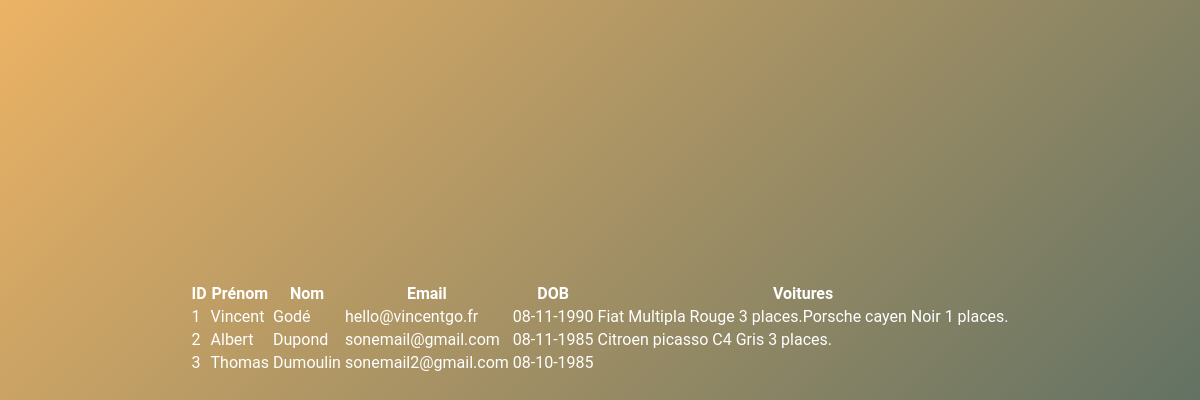
Screenshot of /users_read.php with the database file from the repository.
### tables this page shows
CREATE TABLE `users` (
  `id` int AUTO_INCREMENT NOT NULL,
  `firstname` varchar(255) NOT NULL,
  `lastname` varchar(255) NOT NULL,
  `email` varchar(255) NOT NULL,
  `birthday` datetime NOT NULL,
  PRIMARY KEY (`id`)
);

### class/Services/DataBaseService.php (called while the page is built, shortened)
<?php
class DataBaseService
{
    private $connection;
    public function __construct()
    {
        try {
            $this->connection = new PDO(
                'mysql:host=' . self::HOST . ';port=' . self::PORT . ';dbname=' . self::DATABASE_NAME,
                self::MYSQL_USER,
                self::MYSQL_PASSWORD
            );
            $this->connection->exec("SET CHARACTER SET utf8");
        } catch (Exception $e) {
            echo 'Erreur : ' . $e->getMessage();
        }
    }
    public function getUsers(): array
    {
        $users = [];
        $sql = 'SELECT * FROM users';
        $query = $this->connection->query($sql);
        $results = $query->fetchAll(PDO::FETCH_ASSOC);
        if (!empty($results)) {
            $users = $results;
        }
        return $users;
    }
    public function getUserCars(string $userId): array
    {
        $userCars = [];
        $data = [
            'userId' => $userId,
        ];
        $sql = '
            SELECT c.*
            FROM cars as c
            LEFT JOIN users_cars as uc ON uc.car_id = c.id
            WHERE uc.user_id = :userId';
        $query = $this->connection->prepare($sql);
        $query->execute($data);
        $results = $query->fetchAll(PDO::FETCH_ASSOC);
        if (!empty($results)) {
            $userCars = $results;
        }
        return $userCars;
    }
}

### class/Services/UsersService.php (called while the page is built, shortened)
<?php
class UsersService
{
    public function getUsers(): array
    {
        $users = [];
        $dataBaseService = new DataBaseService();
        $usersDTO = $dataBaseService->getUsers();
        if (!empty($usersDTO)) {
            foreach ($usersDTO as $userDTO) {
                $user = new User();
                $user->setId($userDTO['id']);
                $user->setFirstname($userDTO['firstname']);
                $user->setLastname($userDTO['lastname']);
                $user->setEmail($userDTO['email']);
                $date = new DateTime($userDTO['birthday']);
                if ($date !== false) {
                    $user->setBirthday($date);
                }
                $cars = $this->getUserCars($userDTO['id']);
                $user->setCars($cars);
                $users[] = $user;
            }
        }
        return $users;
    }
    public function getUserCars(string $userId): array
    {
        $userCars = [];
        $dataBaseService = new DataBaseService();
        $usersCarsDTO = $dataBaseService->getUserCars($userId);
        if (!empty($usersCarsDTO)) {
            foreach ($usersCarsDTO as $userCarDTO) {
                $car = new Car();
                $car->setId($userCarDTO['id']);
                $car->setCarModel($userCarDTO['carmodel']);
                $car->setColor($userCarDTO['color']);
                $car->setCapacity($userCarDTO['capacity']);
                $userCars[] = $car;
            }
        }
        return $userCars;
    }
}

### class/Entities/User.php (called while the page is built, shortened)
<?php
class User
{
    private $id;
    private $firstname;
    private $lastname;
    private $email;
    private $birthday;
    private $cars;
    public function getId(): string
    {
        return $this->id;
    }
    public function setId(string $id): void
    {
        $this->id = $id;
    }
    public function getFirstname(): string
    {
        return $this->firstname;
    }
    public function setFirstname(string $firstname): void
    {
        $this->firstname = $firstname;
    }
    public function getLastname(): string
    {
        return $this->lastname;
    }
    public function setLastname(string $lastname): void
    {
        $this->lastname = $lastname;
    }
    public function getEmail(): string
    {
        return $this->email;
    }
    public function setEmail($email): void
    {
        $this->email = $email;
    }
    public function getBirthday(): DateTime
    {
        return $this->birthday;
    }
    public function setBirthday(DateTime $birthday): void
    {
        $this->birthday = $birthday;
    }
    public function getCars(): ?array
    {
        return $this->cars;
    }
    public function setCars(array $cars)
    {
        $this->cars = $cars;
        return $this;
    }
}

### class/Entities/Car.php (called while the page is built, shortened)
<?php
class Car
{
    private $carModel;
    private $color;
    private $capacity;
    public function getCarModel(): string
    {
        return $this->carModel;
    }
    public function setCarModel(string $carModel): void
    {
        $this->carModel = $carModel;
    }
    public function getColor(): string
    {
        return $this->color;
    }
    public function setColor(string $color): void
    {
        $this->color = $color;
    }
    public function getCapacity(): int
    {
        return $this->capacity;
    }
    public function setCapacity(int $capacity): void
    {
        $this->capacity = $capacity;
    }
}

### class/Controllers/UsersController.php (the view, shortened to what this page needs)
<?php
class UsersController
{
    public function getUsers(): string
    {
        $html = '
                 <table>
                    <thead>
                        <tr>
                            <th>ID</th>
                            <th>Prénom</th>
                            <th>Nom</th>
                            <th>Email</th>
                            <th>DOB</th>
                            <th>Voitures</th>
                        </tr>
                    </thead>
                 <tbody>';
        $usersService = new UsersService();
        $users = $usersService->getUsers();
        foreach ($users as $user) {
            $carsHtml = '';
            if (!empty($user->getCars())) {
                foreach ($user->getCars() as $car) {
                    $carsHtml .= $car->getCarModel() . ' ' . $car->getColor() . ' ' . $car->getCapacity() . ' places.';
                }
            }
            $html .=
                '<tr>'.
                    '<td>' . $user->getId() . '</td>' .
                    '<td>' . $user->getFirstname() . '</td>' .
                    '<td>' . $user->getLastname() . '</td>' .
                    '<td>' . $user->getEmail() . '</td>' .
                    '<td>' . $user->getBirthday()->format('d-m-Y') . '</td>'.
                    '<td>' . $carsHtml. '</td>'.
                '</tr>';
        }
        $html .= '</tbody>';
        $html .= '</table>';
        return $html;
    }
}

### users_read.php (shortened to what this page needs)
<?php
$controller = new UsersController();
echo '<main>';
echo $controller->getUsers();
echo '</main>';
?>
<link rel="stylesheet" href="css/form.css" type="text/css" />

### css/form.css (style rules this page uses)
main { display: grid; place-items: center; font-size: 1.2rem; height: 80%; }

### rows the page displays
users: id "1", firstname "Vincent", lastname "Godé", email "hello@vincentgo.fr", format "08-11-1990", carsHtml "Fiat Multipla Rouge 3 places.Porsche cayen Noir 1 places."
users: id "2", firstname "Albert", lastname "Dupond", email "sonemail@gmail.com", format "08-11-1985", carsHtml "Citroen picasso C4 Gris 3 places."
users: id "3", firstname "Thomas", lastname "Dumoulin", email "sonemail2@gmail.com", format "08-10-1985"
